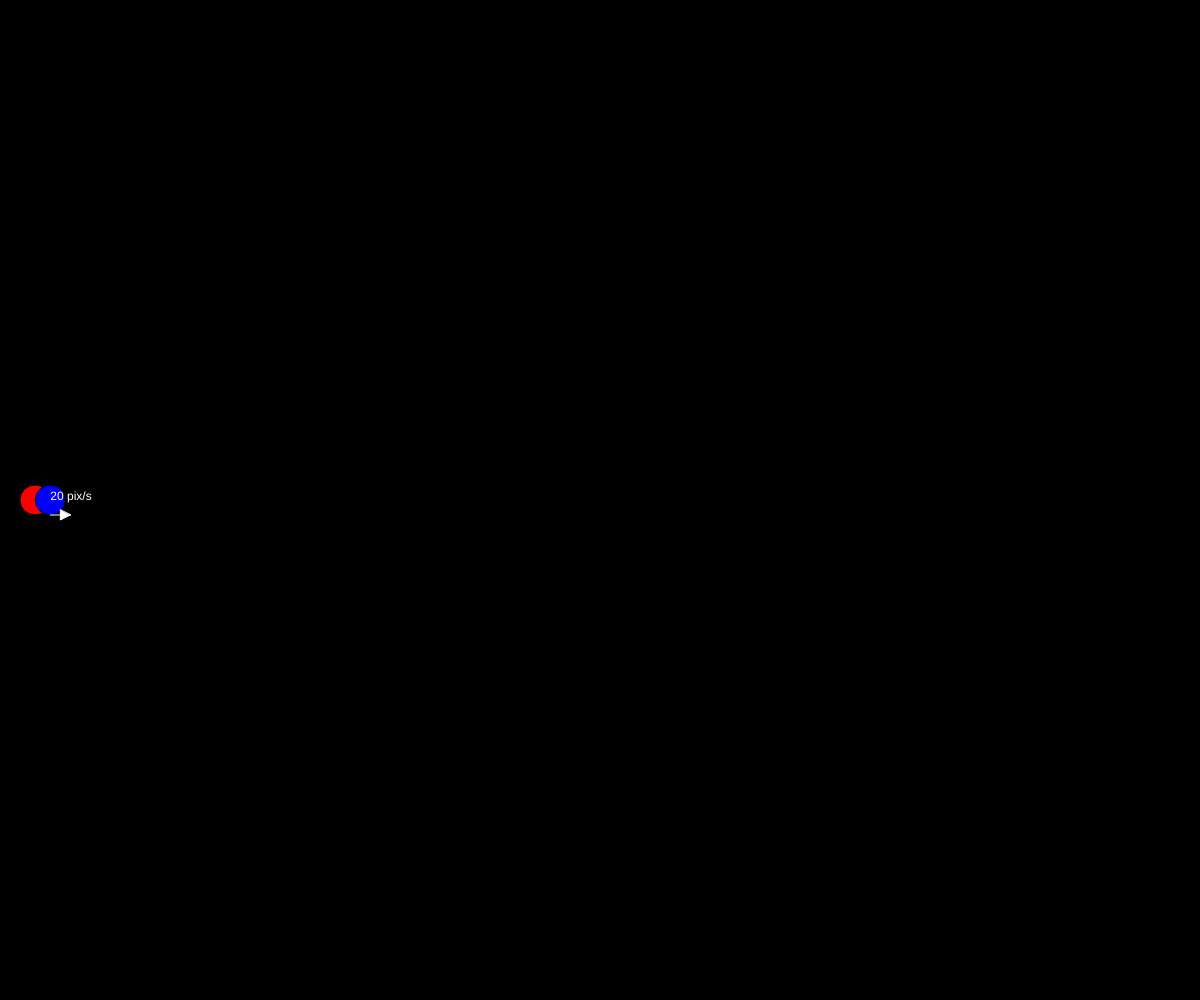
Frame 1 (no input)
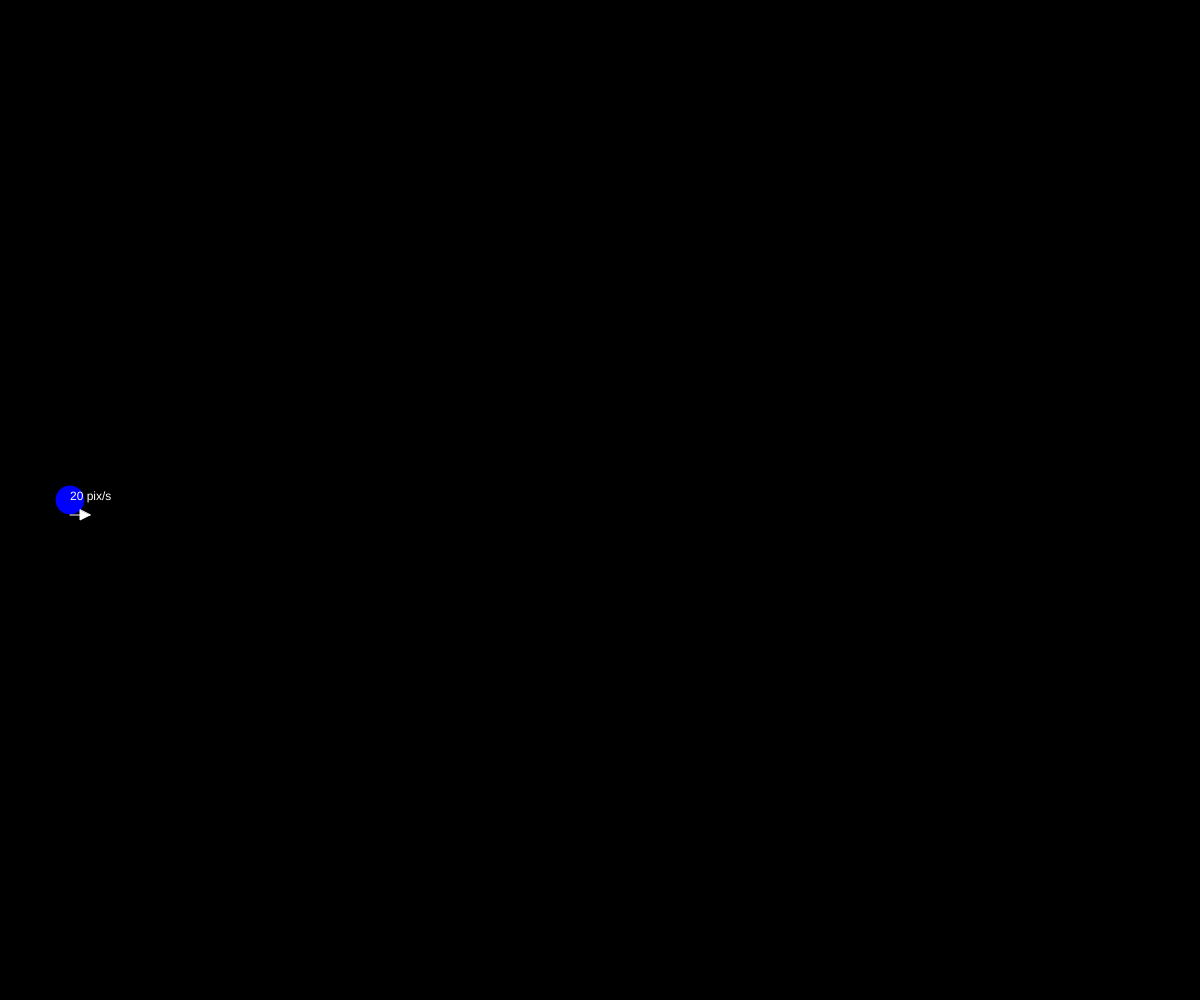
Frame 60 (no input)
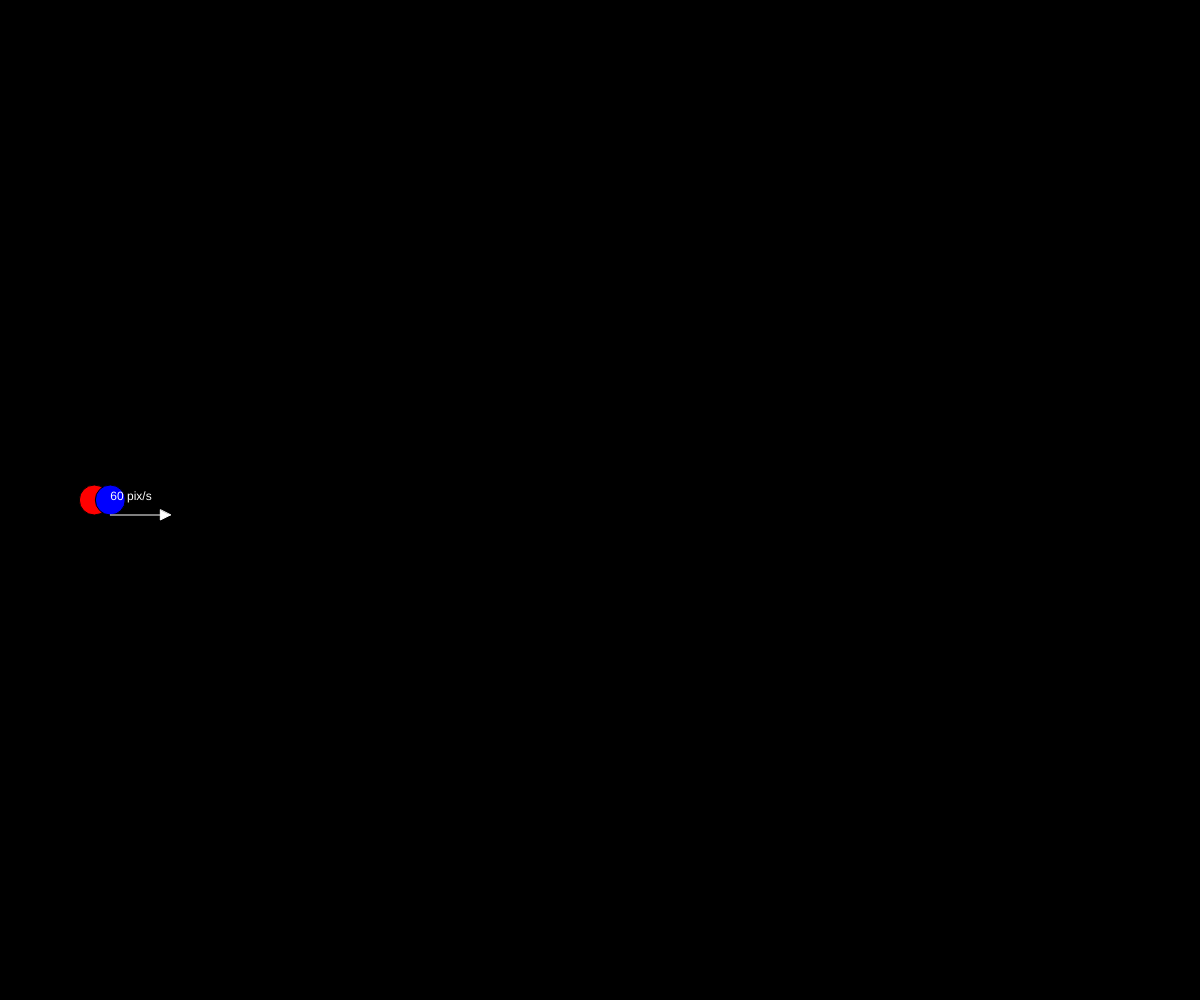
Frame 120 (the mouse pressed at the canvas centre since frame 60)

The p5.js sketch that drew these frames (run headless with seeded random() and noise() and a simulated clock; from frame 60 on, the mouse is pressed at the canvas centre):

// p5.js sketch
// ── sketch.js
var ball;
var speedScale=1;
function setup() {
  createCanvas(windowWidth,windowHeight);
  ball=new BowlingBall();
  // pixelDensity(1)
}

function draw() {
  
  background(0);
  if(frameRate()){
    
    ball.update();
    ball.display();
    ball.showVel();
    // ball.graphPos()
    // ball.graphVel()
    //ball.showGraphs();
  }
}
function BowlingBall(){
  this.pos=createVector(50,height/2);
  this.vel=createVector(0,0);
  this.diam=30;
  this.axisOffset=20;
  this.speedIncrement=createVector(20,0);
  this.timeIncrement=1;
  this.lastUpdate=-1
  this.velGraph;
  this.posGraph;

  //this.posGraph;
  
  //this.posGraph.pixelDensity(1)
  this.reset=function(){
    
    this.pos=createVector(50,height/2);
    this.vel=createVector(0,0);
  }
  
  this.update=function(){
    //updateSpeed?
    var currentTimeStep=floor((millis()/1000)/this.timeIncrement)*this.timeIncrement;
    
    console.log(currentTimeStep)
    if(currentTimeStep>this.lastUpdate){
      this.lastUpdate=currentTimeStep;
      this.vel.x+=this.speedIncrement.x*speedScale
      fill(255,0,0)
      ellipse(this.pos.x-this.diam/2,this.pos.y,this.diam,this.diam)
      console.log(currentTimeStep + " < " + this.lastUpdate)
    }
    this.pos.x+=this.vel.x/frameRate()
    
  }
  this.display=function(){
    fill(0,0,255);
    ellipse(this.pos.x,this.pos.y,this.diam,this.diam)
  }
  this.showVel=function(){
    fill(255)
    text(this.vel.x+" pix/s", this.pos.x,this.pos.y)
    push()
    stroke(255)
    arrow(this.pos.x,this.pos.y+this.diam/2,this.pos.x+this.vel.x,this.pos.y+this.diam/2)
    pop()
    
  }
  this.graphVel=function(){
    this.velGraph.push();
    
   
    this.velGraph.translate(this.axisOffset,-this.axisOffset);
    this.velGraph.stroke(255,0,0);
    this.velGraph.point(millis()/50,this.velGraph.height - this.vel.x)
    
    this.velGraph.pop()
  }
  
  
  this.getCleanGraph=function(_width,_height,_offset,_xAxis,_yAxis,_scaleX,_scaleY){
    var graph=createGraphics(_width,_height);
    graph.pixelDensity(1)
    graph.stroke(155);
    graph.fill(255)
    graph.line(_offset,0,_offset,graph.height);
    graph.line(0,graph.height-_offset,graph.width,graph.height-_offset);
    graph.line(0,graph.height-_offset,graph.width,graph.height-_offset);
    graph.noStroke();
    
    graph.text(_yAxis,_offset/4,_offset+10);
    graph.textAlign(RIGHT)
    graph.text(_xAxis,graph.width-_offset,graph.height-_offset);
    
    return graph;
  }
  this.resetGraphs=function(){
    this.posGraph=this.getCleanGraph(width,height/2,this.axisOffset,"time (s)","pos (m)",100,100)
    this.velGraph=this.getCleanGraph(width,height/2,this.axisOffset,"time (s)","vel (m/s)",100,100)
    
  
    
    // this.velGraph.stroke(155);
    // this.velGraph.line(this.axisOffset,0,this.axisOffset,this.velGraph.height);
    // this.velGraph.line(0,this.velGraph.height-this.axisOffset,this.velGraph.width,this.velGraph.height-this.axisOffset);
  }
  this.graphPos=function(){
    this.posGraph.push();
    
    this.posGraph.stroke(155);
    this.posGraph.translate(this.axisOffset,-this.axisOffset);
    this.posGraph.stroke(255,0,0);
    this.posGraph.point(millis()/50,this.velGraph.height - this.pos.x)
    
    this.posGraph.pop()
  }
  this.showGraphs=function(){
    image(this.posGraph,0,0,width,height/2)
    image(this.velGraph,0,height/2,width,height/2)
  }
  this.resetGraphs()
  
}
function arrow(_x,_y,_x2,_y2,_graphics){
  if(_graphics){
    
    
  }else{
    
    line(_x,_y,_x2,_y2);
    var direction=createVector(_x-_x2,_y-_y2);
    direction.normalize();
    //if(dist(_x,_y,_x2,_y2)>5){
      triangle(_x2,_y2,
      _x2+direction.y*5+direction.x*10,_y2+direction.x*-5+direction.y*10,
      _x2+direction.y*-5+direction.x*10,_y2+direction.x*5+direction.y*10)
    //}
    
  }
  

}
function keyPressed(){
  ball.reset();
}
